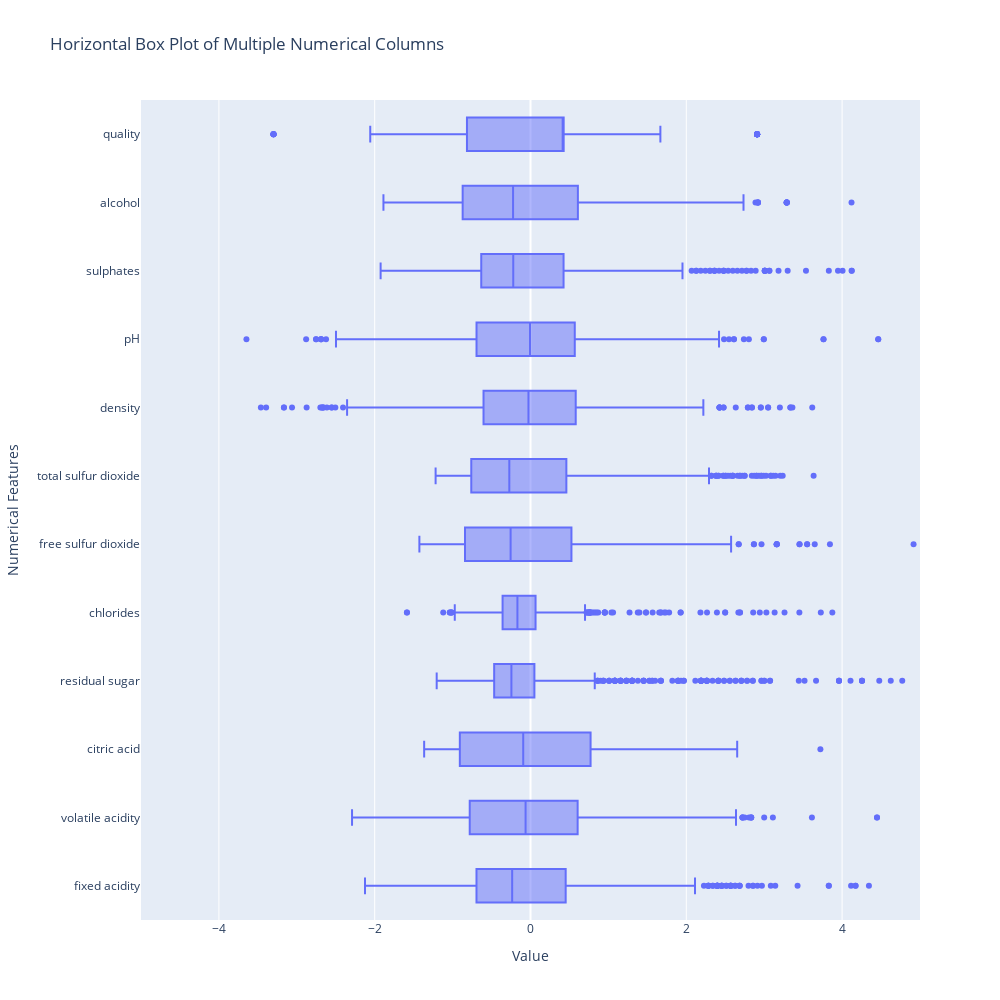

The code cell stored with this chart in its notebook:
### Code cell
from sklearn.preprocessing import MinMaxScaler, StandardScaler
import plotly.express as px

numerical_df = df.select_dtypes(include=['int64', 'float64'])

# Perform Min-Max Scaling
standard_scaler = StandardScaler()
scaled_numerical_df_standard = standard_scaler.fit_transform(numerical_df)


scaled_numerical_df_standard = pd.DataFrame(scaled_numerical_df_standard, columns=numerical_df.columns)
# Create the horizontal box plot using Plotly Express
fig = px.box(scaled_numerical_df_standard, 
             orientation='h',
             title='Horizontal Box Plot of Multiple Numerical Columns',
             labels={'variable': 'Numerical Features', 'value': 'Value'})

# Show the plot

max_value_xaxis = 5  # Set the maximum value as per your requirement
fig.update_xaxes(range=[-max_value_xaxis, max_value_xaxis])
fig.update_layout(width=1000, height=1000)
fig.show()

### Figure 1 — Plotly figure (JSON) as saved in the notebook; plotly's stock layout.template omitted (floating-point values rounded to 4 significant figures; data arrays with more than 128 entries replaced by an {"elided": "..."} marker saying what was removed)
{"data": [{"alignmentgroup": "True", "hovertemplate": "Value=%{x}<br>Numerical Features=%{y}<extra></extra>", "legendgroup": "", "marker": {"color": "#636efa"}, "name": "", "notched": false, "offsetgroup": "", "orientation": "h", "showlegend": false, "type": "box", "x": {"elided": "13716 float values"}, "x0": " ", "xaxis": "x", "y": {"elided": "13716 str values"}, "y0": " ", "yaxis": "y"}], "layout": {"boxmode": "group", "height": 1000, "legend": {"tracegroupgap": 0}, "title": {"text": "Horizontal Box Plot of Multiple Numerical Columns"}, "width": 1000, "xaxis": {"anchor": "y", "domain": [0, 1], "range": [-5, 5], "title": {"text": "Value"}}, "yaxis": {"anchor": "x", "domain": [0, 1], "title": {"text": "Numerical Features"}}}}
